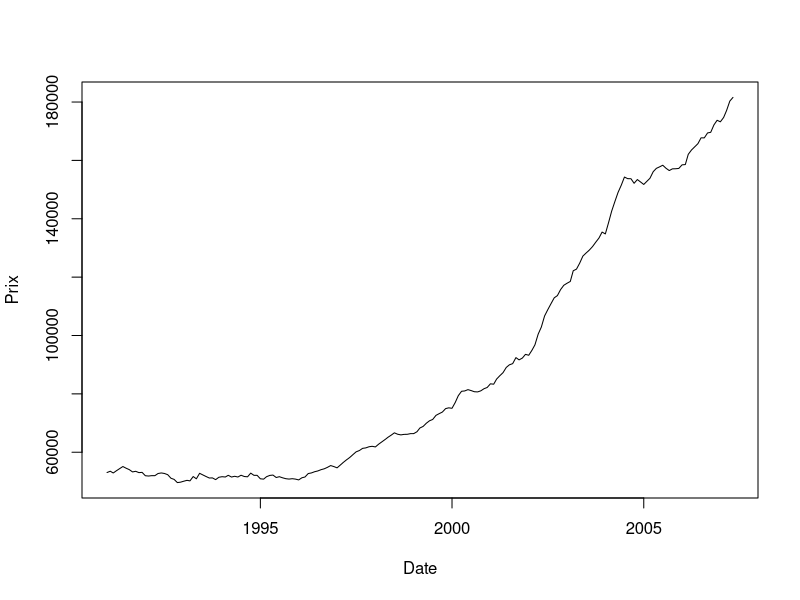
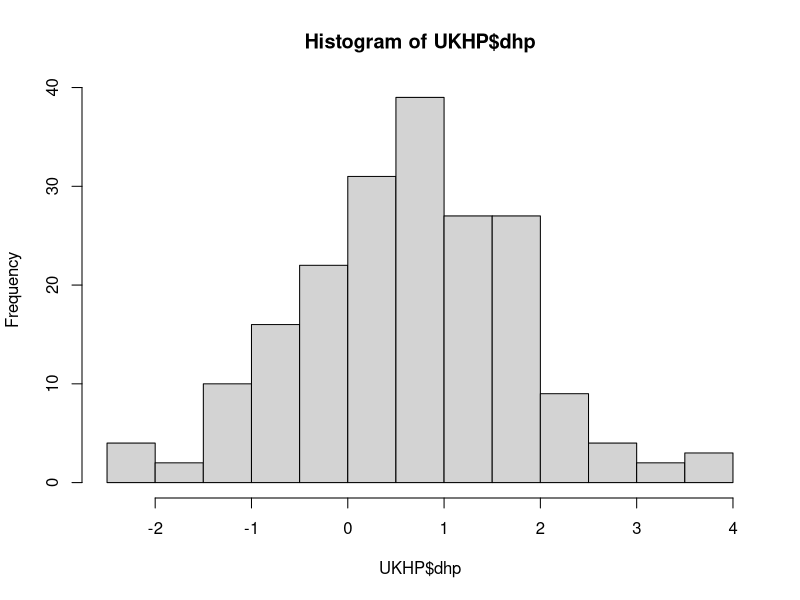

The R script that drew these images, in order:

library(readxl)
setwd(dir = "C:/Users/hugop/OneDrive/Documents/économétrie/TP0")
UKHP <- read_excel("UKHP.xls",col_types = c("date", "numeric"))
View(UKHP)
summary(UKHP)
names(UKHP)
mean(UKHP$ 'Average House Price')

#renommer
names(UKHP)[2]='hp'

#le taux de croissance
UKHP$dhp = c(NA, 100*diff(UKHP$hp)/UKHP$hp[1:nrow(UKHP)-1])  #le -1 est la prcq pas de croissance pour la première année

plot(x=UKHP$Month, y=UKHP$hp, type="l",xlab="Date", ylab="Prix")


hist(UKHP$dhp)
